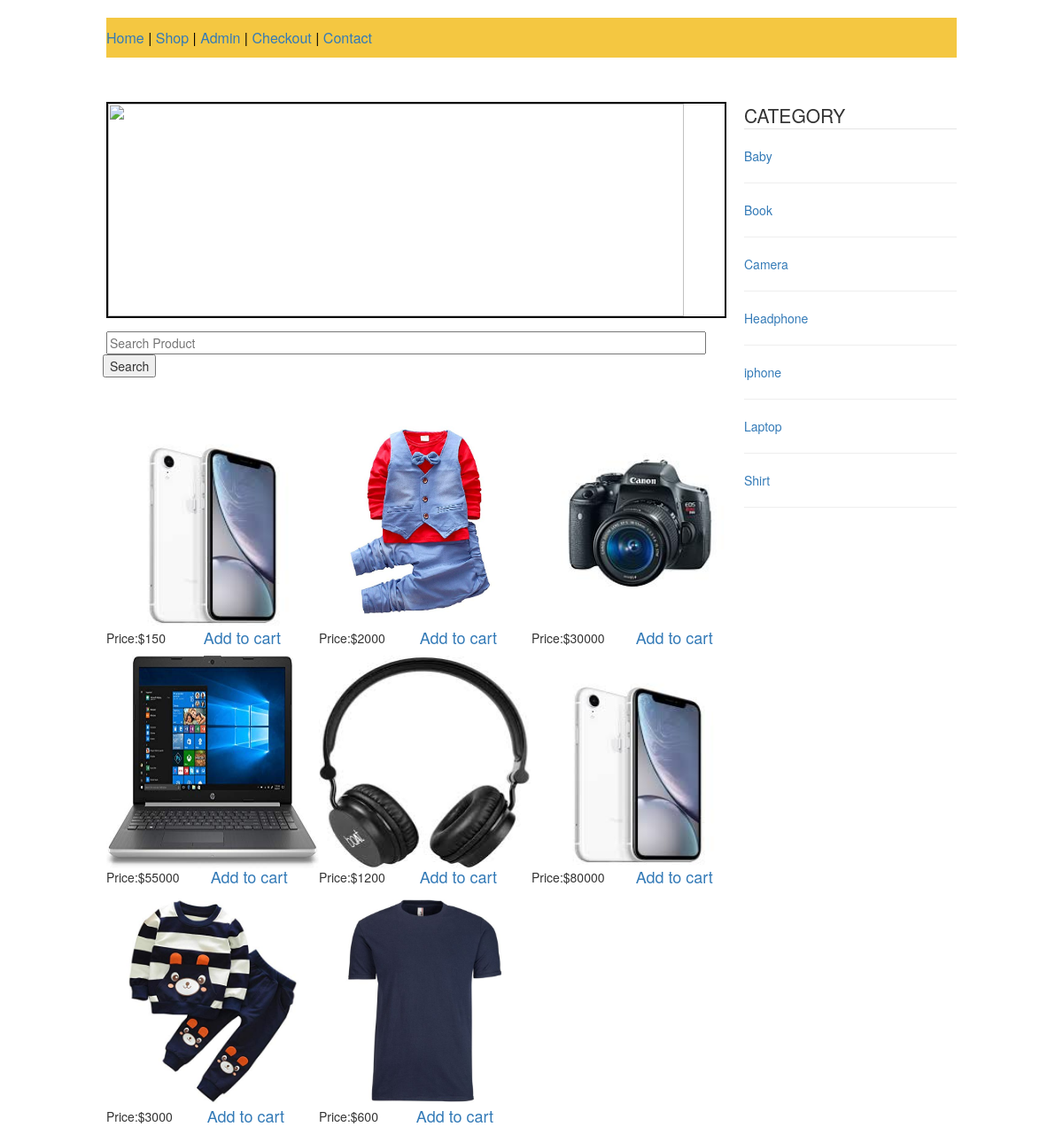
Screenshot of /final/public/index.php with the database file from the repository.
### tables this page shows
CREATE TABLE `categories` (
  `cat_id` int(11) NOT NULL,
  `cat_title` varchar(255) NOT NULL
);

CREATE TABLE `products` (
  `product_id` int(11) NOT NULL,
  `product_title` varchar(255) NOT NULL,
  `product_category_id` int(11) NOT NULL,
  `product_price` float NOT NULL,
  `product_quantity` int(11) NOT NULL,
  `product_description` text NOT NULL,
  `product_image` text NOT NULL
);

### final/resources/functions.php (the view, shortened to what this page needs)
<?php
function query($sql){
    global $connection;
    return mysqli_query($connection,$sql);
}
function fetch_array($result){
    return mysqli_fetch_array($result);
}
function get_product(){
    $query=query("SELECT * FROM products ");
    while($row=fetch_array($query)){
       $product_id = $row['product_id'];
       $product_price = $row['product_price'];
       $product_image = $row['product_image'];
	   $product_quantity = $row['product_quantity'];
	   if($product_quantity>0){
$product = <<<DELIMETER
		<div style="width: 240px; height: 240; margin-top:30px; float: left;">
		<a href="item.php?id=$product_id"><img src="./img/$product_image" style="float: left;" width="240" height="240" /></a>
		<p style="float:left; margin-top:0px;">Price:&#36;$product_price</p>
		<a href="../resources/cart.php?add=$product_id"><h4 align="center">Add to cart</h4></a>
		</div>
DELIMETER;
	echo $product;
	  }
    }
}
function get_categories(){
    $query=query("SELECT * FROM categories order by cat_title");
    while($row=fetch_array($query)){
        $cat_id=$row['cat_id'];
        $cat_title=$row['cat_title'];
$category_links = <<<DELIMETER
<p><a href="category.php?id=$cat_id">$cat_title</a></p><hr>
DELIMETER;
        echo $category_links;
   }
}
?>

### final/resources/templates/front/header.php (shortened to what this page needs)
<html>
	<head>
	<link href="css/bootstrap.min.css" rel="stylesheet">
	</head>
	<body>
<div style="width: 960px; margin:20px auto;">

### final/resources/templates/front/top_nav.php
<div>
  <table height="45px">
   <tr bgcolor="#f4c741" height="15%">
    <td colspan="3" width = 1200>
        <font color="black">
         <nav>
            <a href="index.php">Home</a> |
            <a href="shop.php">Shop</a> |
            <a href="login.php">Admin</a> |
            <a href="checkout.php">Checkout</a> |
            <a href="contact.php">Contact</a>
         </nav>
       </font>
       </td>
       </tr>
       </table>
  </div>

### final/resources/templates/front/slider.php
<div id="slider" style="width: 700px; margin-top:50px; float: left;border:2px solid black;">
     <img src="./img/home01.jpg"  width="650px" height="240" />
</div>

### final/resources/templates/front/side_nav.php
 <div  style="width: 240px;  margin-top:50px; float: right;">
<fieldset>
<legend>CATEGORY</legend>
<?php get_categories();?>
</fieldset>
</div>

### final/public/index.php (shortened to what this page needs)
<?php include(TEMPLATE_FRONT . DS . "header.php")?>
<?php include(TEMPLATE_FRONT . DS . "top_nav.php")?>
<?php include(TEMPLATE_FRONT . DS . "slider.php")?>
<?php include(TEMPLATE_FRONT . DS . "side_nav.php")?>
 <div style="width: 720px;  margin-top:15px; float:left">
 <form action="searchs.php" method="post" autocomplete="on">
     <input type="text" id="search" name="search" autocomplete="off" placeholder="Search Product" size="87px">
     <span style="margin-left:-4px"><input name="submit" type="submit" value="Search"></span>
 </form>
 </div>
<div style="width: 720px; margin-top:300px">
<?php get_product();?>
</div>
 <?php include(TEMPLATE_FRONT . DS . "footer.php")?>

### final/resources/templates/front/footer.php
</div>
	</body>
</html>

### rows the page displays
categories: cat_title "Baby"
categories: cat_title "Book"
categories: cat_title "Camera"
categories: cat_title "Headphone"
categories: cat_title "iphone"
categories: cat_title "Laptop"
categories: cat_title "Shirt"
products: product_image (picture), product_price "150"
products: product_image (picture), product_price "2000"
products: product_image (picture), product_price "30000"
products: product_image (picture), product_price "55000"
products: product_image (picture), product_price "1200"
products: product_image (picture), product_price "80000"
products: product_image (picture), product_price "3000"
products: product_image (picture), product_price "600"
